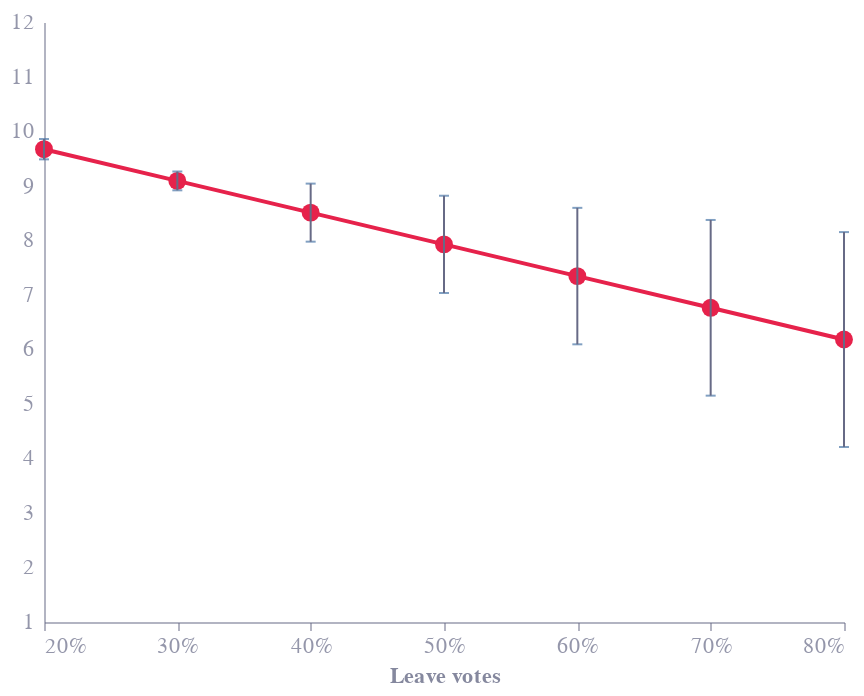

Source (notebook cell):
### Code cell
# Plot figure 1a
base_1a = alt.Chart(fig1a_df).encode(
    x=alt.X('leave_vote:Q', 
            title='Leave votes',
            axis=alt.Axis(
                format='.0f', 
                labelExpr='datum.value + "%"',
                values=[20,30,40,50,60,70,80],
                grid=False))
)

line_1a = base_1a.mark_line(
    point=True,
).encode(
    y=alt.Y('ghq_pred:Q',
            title='',
            scale=alt.Scale(domain=[1,12]),
            axis=alt.Axis(
                grid=False)),
    tooltip=[
        alt.Tooltip('leave_vote:Q', title='Leave votes (%): ', format='.0f'),
        alt.Tooltip('ghq_pred:Q', title='Predicted mental health: ', format='.2f'),
        alt.Tooltip('pred_lower:Q', title='Lower 90% CI: ', format='.2f'),
        alt.Tooltip('pred_upper:Q', title='Upper 90% CI: ', format='.2f')
    ]
)

whisk_1a = base_1a.mark_errorbar(
    ticks=True,
).encode(
    y=alt.Y('pred_lower:Q', title=''),
    y2='pred_upper:Q',
    tooltip=alt.value(None)
)
fig1a = line_1a + whisk_1a
fig1a.configure_axis(grid=False)

### Figure 1 — Vega-Lite specification as saved in the notebook (floating-point values rounded to 4 significant figures)
{"config": {"font": "Circular Std", "text": {"color": "#676A86", "align": "left", "baseline": "middle", "dx": 7, "dy": 0, "fontSize": 11}, "view": {"stroke": null, "continuousWidth": 400, "continuousHeight": 300, "discreteWidth": 400, "discreteHeight": 300}, "range": {"category": ["#36B7B4", "#E6224B", "#F4C245", "#0063AF", "#00A767", "#179FDB", "#EB5C2E"], "diverging": ["#E6224B", "#E54753", "#C9C9C9", "#179FDB", "#122B39"], "heatmap": ["#C9C9C9", "#179FDB", "#0063AF", "#122B39"], "ordinal": ["#00A767", "#36B7B4", "#179FDB", "#0063AF", "#243B5A"]}, "bar": {"color": "#179fdb"}, "line": {"color": "#e6224b"}, "rule": {"color": "#676A86"}, "area": {"opacity": 0.3}, "point": {"filled": true, "size": 80, "color": "#e6224b", "opacity": 0.95}, "geoshape": {"stroke": "white", "strokeWidth": 0.3}, "rect": {"fill": "#d6d4d4", "opacity": 0.3}, "axis": {"labelColor": "#676A86", "labelFontSize": 11, "labelFont": "Circular Std", "labelOpacity": 0.7, "tickColor": "#676A86", "tickOpacity": 0.5, "domainColor": "#676A86", "domainOpacity": 0.5, "gridColor": "#676A86", "gridDash": [2, 2], "gridOpacity": 0.5, "title": null, "titleColor": "#676A86", "titleOpacity": 0.8, "tickSize": 4, "grid": false}, "axisXDiscrete": {"grid": false, "labelAngle": 0, "tickCount": 10, "tickOpacity": 0.5, "title": null}, "axisYDiscrete": {"ticks": false, "labelPadding": 5}, "axisXTemporal": {"grid": false, "ticks": true}, "axisXQuantitative": {"grid": true}, "axisYQuantitative": {"gridColor": "#676A86", "gridDash": [1, 5], "gridOpacity": 0.5, "ticks": false, "labelPadding": 5, "tickCount": 8, "titleAngle": 0, "titleAlign": "left", "titleBaseline": "bottom", "titleX": 0, "titleY": -5}, "title": {"color": "#676A86E6", "subtitleColor": "#676A86", "font": "Circular Std", "subtitleFont": "Circular Std", "anchor": "start", "fontSize": 14, "subtitleFontSize": 12, "subtitlePadding": 4, "offset": 0, "frame": "group"}, "legend": {"titleColor": "#122b39", "title": null, "labelColor": "#122b39", "labelFontSize": 11}}, "layer": [{"mark": {"type": "line", "point": true}, "encoding": {"tooltip": [{"field": "leave_vote", "format": ".0f", "title": "Leave votes (%): ", "type": "quantitative"}, {"field": "ghq_pred", "format": ".2f", "title": "Predicted mental health: ", "type": "quantitative"}, {"field": "pred_lower", "format": ".2f", "title": "Lower 90% CI: ", "type": "quantitative"}, {"field": "pred_upper", "format": ".2f", "title": "Upper 90% CI: ", "type": "quantitative"}], "x": {"axis": {"format": ".0f", "grid": false, "labelExpr": "datum.value + \"%\"", "values": [20, 30, 40, 50, 60, 70, 80]}, "field": "leave_vote", "title": "Leave votes", "type": "quantitative"}, "y": {"axis": {"grid": false}, "field": "ghq_pred", "scale": {"domain": [1, 12]}, "title": "", "type": "quantitative"}}}, {"mark": {"type": "errorbar", "ticks": true}, "encoding": {"tooltip": {"value": null}, "x": {"axis": {"format": ".0f", "grid": false, "labelExpr": "datum.value + \"%\"", "values": [20, 30, 40, 50, 60, 70, 80]}, "field": "leave_vote", "title": "Leave votes", "type": "quantitative"}, "y": {"field": "pred_lower", "title": "", "type": "quantitative"}, "y2": {"field": "pred_upper"}}}], "data": {"name": "data-489138be2c9c2d32b427a41324f5e6cd"}, "$schema": "https://vega.github.io/schema/vega-lite/v6.1.0.json", "datasets": {"data-489138be2c9c2d32b427a41324f5e6cd": [{"leave_vote": 20, "ghq_pred": 9.668, "pred_lower": 9.481, "pred_upper": 9.855}, {"leave_vote": 30, "ghq_pred": 9.087, "pred_lower": 8.914, "pred_upper": 9.259}, {"leave_vote": 40, "ghq_pred": 8.505, "pred_lower": 7.973, "pred_upper": 9.037}, {"leave_vote": 50, "ghq_pred": 7.923, "pred_lower": 7.032, "pred_upper": 8.815}, {"leave_vote": 60, "ghq_pred": 7.342, "pred_lower": 6.091, "pred_upper": 8.593}, {"leave_vote": 70, "ghq_pred": 6.76, "pred_lower": 5.15, "pred_upper": 8.371}, {"leave_vote": 80, "ghq_pred": 6.179, "pred_lower": 4.209, "pred_upper": 8.148}]}}
